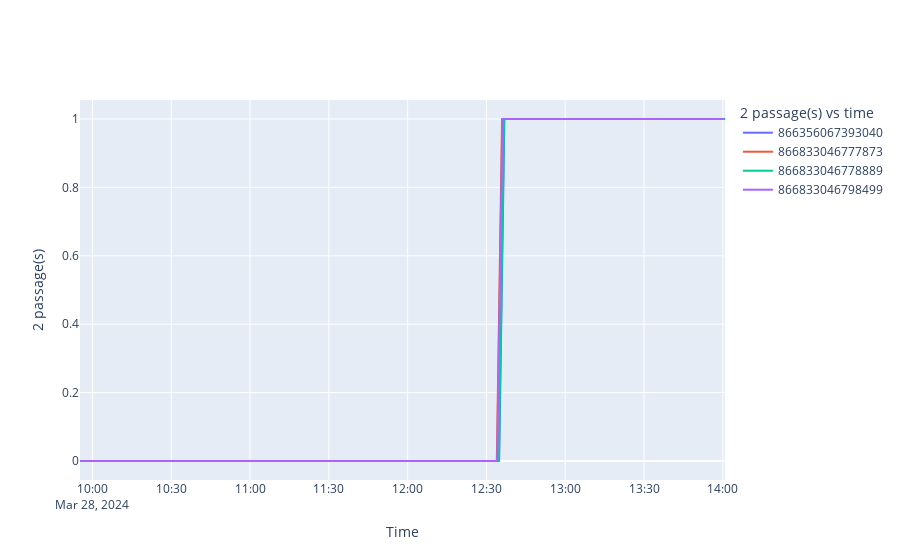

The notebook cell this image was saved under:
### Code cell
graphe_capteurs(indicateur="2 passage(s)",df=df_capteur_entreprise)
